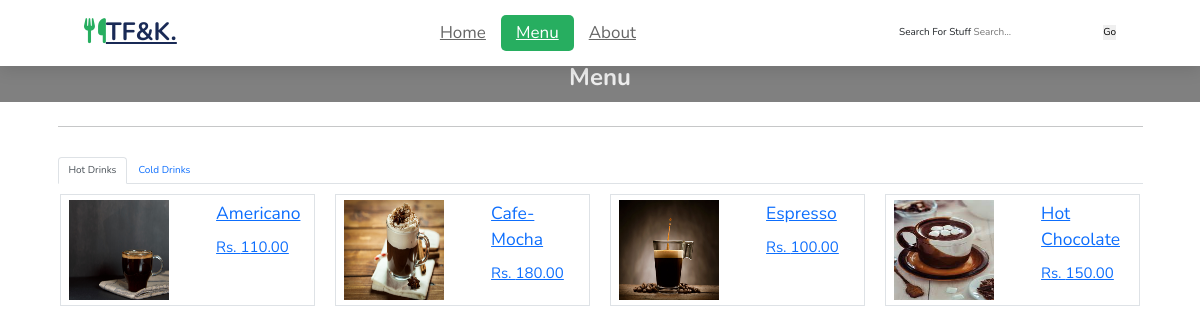
Screenshot of /drink with the database file from the repository.
### ForkAndKnife/models.py (models this page shows, shortened)
class Menu(models.Model):
    menu_item_id = models.AutoField;
    name = models.CharField(max_length=100)
    desctription = models.CharField(max_length=250)
    price = models.DecimalField(max_digits=6, decimal_places=2)
    item_image = models.ImageField(upload_to='media')
    category_id = models.ForeignKey(Category, on_delete=models.CASCADE)
    sub_category_id = models.ForeignKey(SubCategory, on_delete=models.CASCADE)

### ForkAndKnife/views.py (the view)
# urls.py: path('drink', views.menuDrinkList, name="menuDrinkPage"),
def menuDrinkList(request):
     obj = SubCategory.objects.all()
     menus = Menu.objects.all()
     return render(request, "ForkAndKnife/menuDrink.html", {'objj': obj , 'menuss': menus})

### ForkAndKnife/templates/ForkAndKnife/menuDrink.html (shortened to what this page needs)
{%load static %}
<!doctype html>
<html lang="en">
<head>
  <link href="https://cdn.jsdelivr.net/npm/bootstrap@5.0.2/dist/css/bootstrap.min.css" rel="stylesheet">
  <link href="https://cdn.jsdelivr.net/npm/bootstrap@5.2.0/dist/css/bootstrap.min.css" rel="stylesheet"
>
  <link rel="stylesheet" href="https://cdnjs.cloudflare.com/ajax/libs/font-awesome/6.1.1/css/all.min.css">
  <link rel="stylesheet" href="https://cdn.jsdelivr.net/npm/swiper@9/swiper-bundle.min.css"/>
  <link rel="stylesheet" href="{% static 'css/index.css' %}">
  <link rel="stylesheet" href="{% static 'css/menu.css' %}">
</head>
<body>
  <header>
    {% if user.is_authenticated %}
    <a href="{% url 'homePage' %}" class="logo"><i class="fa-solid fa-utensils"></i>TF&K.</a>
    {%else%}
    <a href="{% url 'indexPage' %}" class="logo"><i class="fa-solid fa-utensils"></i>TF&K.</a>
    {%endif%}
    <nav class="navbar">
      {% if user.is_authenticated %}
      <a href="{% url 'homePage'%}">home</a>
      {%else%}
      <a href="{% url 'indexPage'%}">home</a>
      {%endif%}
      <a href="{% url 'menuPage'%}" class="active">menu</a>
      <a href="{% url 'aboutPage'%}">about</a>
    </nav>
    <div class="icons">
      <form onsubmit="event.preventDefault();" role="search" class="d-inline">
        <label for="search">Search for stuff</label>
        <input id="search" type="search" placeholder="Search..." autofocus required />
        <button type="submit">Go</button>
      </form>
    </div>
  </header>
  <div class="subko-heading"><h3>Menu</h3> </div>
        <div class="container">
            <hr class="mb-5">
            <ul class="nav nav-tabs" id="myTab" role="tablist">
  <li class="nav-item" role="presentation">
    <button class="nav-link active" id="home-tab" data-bs-toggle="tab" data-bs-target="#home" type="button" role="tab" aria-controls="home" aria-selected="true">Hot Drinks</button>
  </li>
  <li class="nav-item" role="presentation">
    <button class="nav-link" id="contact-tab" data-bs-toggle="tab" data-bs-target="#contact" type="button" role="tab" aria-controls="contact" aria-selected="false">Cold Drinks</button>
  </li>
</ul>
<div class="tab-content" id="myTabContent">
  <div class="tab-pane fade show active" id="home" role="tabpanel" aria-labelledby="home-tab">
    <div class="row">
      {%for food in menuss %}
      {%if food.sub_category_id_id == 2 %}
      <div class="col border m-3">
        <a href="{% url 'orderPage' id=food.id %}">
        <div class="row py-2 ">
          <div class="col-7"><img src="{{ food.item_image.url }}" width="100px" height="100px" alt="momo"></div>
          <div class="col">
              <p class="fs-3">{{ food.name}}</p>
              <p class="fs-4">Rs. {{ food.price}}</p>
          </div>
      </div> </a>
  </div>
  {%endif%}
  {%endfor%}
  </div>
  </div>
</div>
        </div>
</body>
</html>

### static/css/index.css (style rules this page uses)
* { font-family: "Nunito", sans-serif; margin: 0; padding: 0; -webkit-box-sizing: border-box; box-sizing: border-box; text-decoration: none; outline: none; border: none; text-transform: capitalize; -webkit-transition: all 0.3s linear; -o-transition: all 0.3s linear; transition: all 0.3s linear; }
@media (min-width: 992px) { .container { max-width: 1100px; } }
html { font-size: 62.5%; overflow-x: hidden; scroll-padding-top: 5.5rem; scroll-behavior: smooth; }
.subko-heading { text-align: center; margin: 4% 0 2%; padding: 15px 0 5px; background-color: gray; }
.subko-heading h3 { font-size: x-large; font-weight: 700; color: #eee; }
header { position: fixed; top: 0; left: 0; right: 0; background: #fff; padding: 1rem 7%; display: -webkit-box; display: -ms-flexbox; display: flex; -webkit-box-align: center; -ms-flex-align: center; align-items: center; -webkit-box-pack: justify; -ms-flex-pack: justify; justify-content: space-between; z-index: 999; -webkit-box-shadow: 0 0.5rem 1.5rem rgba(0, 0, 0, 0.1); box-shadow: 0 0.5rem 1.5rem rgba(0, 0, 0, 0.1); }
header .logo { color: #192a56; font-size: 2.5rem; font-weight: bolder; }
header .logo i { color: #27ae60; }
header .navbar a { font-size: 1.7rem; border-radius: 0.5rem; padding: 0.5rem 1.5rem; color: #666; }
header .navbar a.active, header .navbar a:hover { color: #fff; background: #27ae60; }

### static/css/menu.css (style rules this page uses)
* { font-family: "Nunito", sans-serif; margin: 0; padding: 0; -webkit-box-sizing: border-box; box-sizing: border-box; text-decoration: none; outline: none; border: none; text-transform: capitalize; -webkit-transition: all 0.3s linear; -o-transition: all 0.3s linear; transition: all 0.3s linear; }
@media (min-width: 992px) { .container { max-width: 1100px; } }
html { font-size: 62.5%; overflow-x: hidden; scroll-padding-top: 5.5rem; scroll-behavior: smooth; }
.subko-heading { text-align: center; margin: 4% 0 2%; padding: 15px 0 5px; background-color: gray; }
.subko-heading h3 { font-size: x-large; font-weight: 700; color: #eee; }
header { position: fixed; top: 0; left: 0; right: 0; background: #fff; padding: 1rem 7%; display: -webkit-box; display: -ms-flexbox; display: flex; -webkit-box-align: center; -ms-flex-align: center; align-items: center; -webkit-box-pack: justify; -ms-flex-pack: justify; justify-content: space-between; z-index: 999; -webkit-box-shadow: 0 0.5rem 1.5rem rgba(0, 0, 0, 0.1); box-shadow: 0 0.5rem 1.5rem rgba(0, 0, 0, 0.1); }
header .logo { color: #192a56; font-size: 2.5rem; font-weight: bolder; }
header .logo i { color: #27ae60; }
header .navbar a { font-size: 1.7rem; border-radius: 0.5rem; padding: 0.5rem 1.5rem; color: #666; }
header .navbar a.active, header .navbar a:hover { color: #fff; background: #27ae60; }

### rows the page displays
Menu: item_image (picture), name "Americano", price "110.00"
Menu: item_image (picture), name "Cafe-Mocha", price "180.00"
Menu: item_image (picture), name "Espresso", price "100.00"
Menu: item_image (picture), name "Hot Chocolate", price "150.00"
